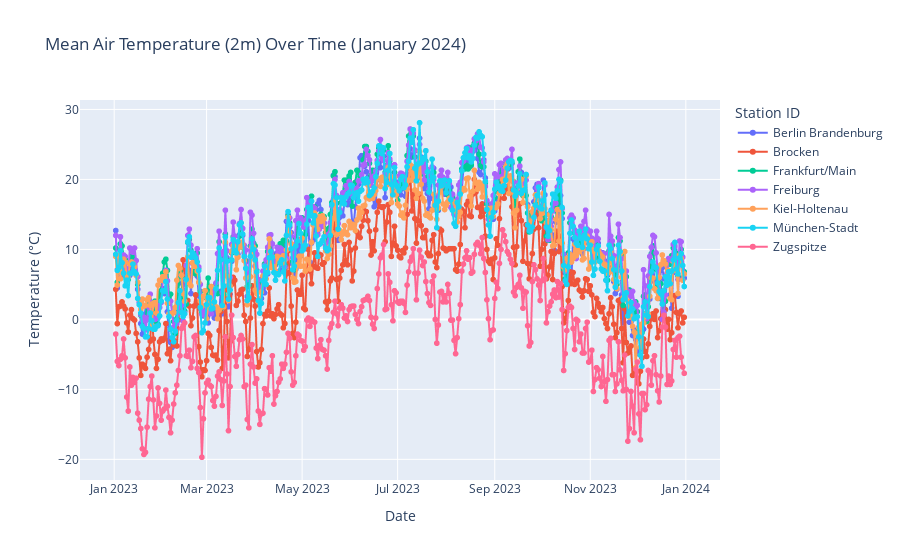

This figure's notebook cell:
### Code cell
# Filter data for January 2024
df_jan_2024 = df[(df["date"] > "2023-01-01") & (df["date"] < "2024-01-01")]

# Plot temperature trends for January 2024
fig_temp = px.line(
    df_jan_2024, 
    x='date', 
    y='temperature_air_mean_2m', 
    color='name', 
    title='Mean Air Temperature (2m) Over Time (January 2024)',
    labels={'temperature_air_mean_2m': 'Temperature (°C)', 'date': 'Date'},
    markers=True
)
fig_temp.update_layout(legend_title_text='Station ID')
fig_temp.show()

### Figure 1 — Plotly figure (JSON) as saved in the notebook; plotly's stock layout.template omitted (floating-point values rounded to 4 significant figures; data arrays with more than 128 entries replaced by an {"elided": "..."} marker saying what was removed)
{"data": [{"hovertemplate": "name=Berlin Brandenburg<br>Date=%{x}<br>Temperature (°C)=%{y}<extra></extra>", "legendgroup": "Berlin Brandenburg", "line": {"color": "#636efa", "dash": "solid"}, "marker": {"symbol": "circle"}, "mode": "lines+markers", "name": "Berlin Brandenburg", "showlegend": true, "type": "scattergl", "x": {"elided": "364 str values"}, "xaxis": "x", "y": {"elided": "364 float values"}, "yaxis": "y"}, {"hovertemplate": "name=Brocken<br>Date=%{x}<br>Temperature (°C)=%{y}<extra></extra>", "legendgroup": "Brocken", "line": {"color": "#EF553B", "dash": "solid"}, "marker": {"symbol": "circle"}, "mode": "lines+markers", "name": "Brocken", "showlegend": true, "type": "scattergl", "x": {"elided": "364 str values"}, "xaxis": "x", "y": {"elided": "364 float values"}, "yaxis": "y"}, {"hovertemplate": "name=Frankfurt/Main<br>Date=%{x}<br>Temperature (°C)=%{y}<extra></extra>", "legendgroup": "Frankfurt/Main", "line": {"color": "#00cc96", "dash": "solid"}, "marker": {"symbol": "circle"}, "mode": "lines+markers", "name": "Frankfurt/Main", "showlegend": true, "type": "scattergl", "x": {"elided": "364 str values"}, "xaxis": "x", "y": {"elided": "364 float values"}, "yaxis": "y"}, {"hovertemplate": "name=Freiburg<br>Date=%{x}<br>Temperature (°C)=%{y}<extra></extra>", "legendgroup": "Freiburg", "line": {"color": "#ab63fa", "dash": "solid"}, "marker": {"symbol": "circle"}, "mode": "lines+markers", "name": "Freiburg", "showlegend": true, "type": "scattergl", "x": {"elided": "364 str values"}, "xaxis": "x", "y": {"elided": "364 float values"}, "yaxis": "y"}, {"hovertemplate": "name=Kiel-Holtenau<br>Date=%{x}<br>Temperature (°C)=%{y}<extra></extra>", "legendgroup": "Kiel-Holtenau", "line": {"color": "#FFA15A", "dash": "solid"}, "marker": {"symbol": "circle"}, "mode": "lines+markers", "name": "Kiel-Holtenau", "showlegend": true, "type": "scattergl", "x": {"elided": "364 str values"}, "xaxis": "x", "y": {"elided": "364 float values"}, "yaxis": "y"}, {"hovertemplate": "name=München-Stadt<br>Date=%{x}<br>Temperature (°C)=%{y}<extra></extra>", "legendgroup": "München-Stadt", "line": {"color": "#19d3f3", "dash": "solid"}, "marker": {"symbol": "circle"}, "mode": "lines+markers", "name": "München-Stadt", "showlegend": true, "type": "scattergl", "x": {"elided": "364 str values"}, "xaxis": "x", "y": {"elided": "364 float values"}, "yaxis": "y"}, {"hovertemplate": "name=Zugspitze<br>Date=%{x}<br>Temperature (°C)=%{y}<extra></extra>", "legendgroup": "Zugspitze", "line": {"color": "#FF6692", "dash": "solid"}, "marker": {"symbol": "circle"}, "mode": "lines+markers", "name": "Zugspitze", "showlegend": true, "type": "scattergl", "x": {"elided": "364 str values"}, "xaxis": "x", "y": {"elided": "364 float values"}, "yaxis": "y"}], "layout": {"legend": {"title": {"text": "Station ID"}, "tracegroupgap": 0}, "title": {"text": "Mean Air Temperature (2m) Over Time (January 2024)"}, "xaxis": {"anchor": "y", "domain": [0, 1], "title": {"text": "Date"}}, "yaxis": {"anchor": "x", "domain": [0, 1], "title": {"text": "Temperature (°C)"}}}}
